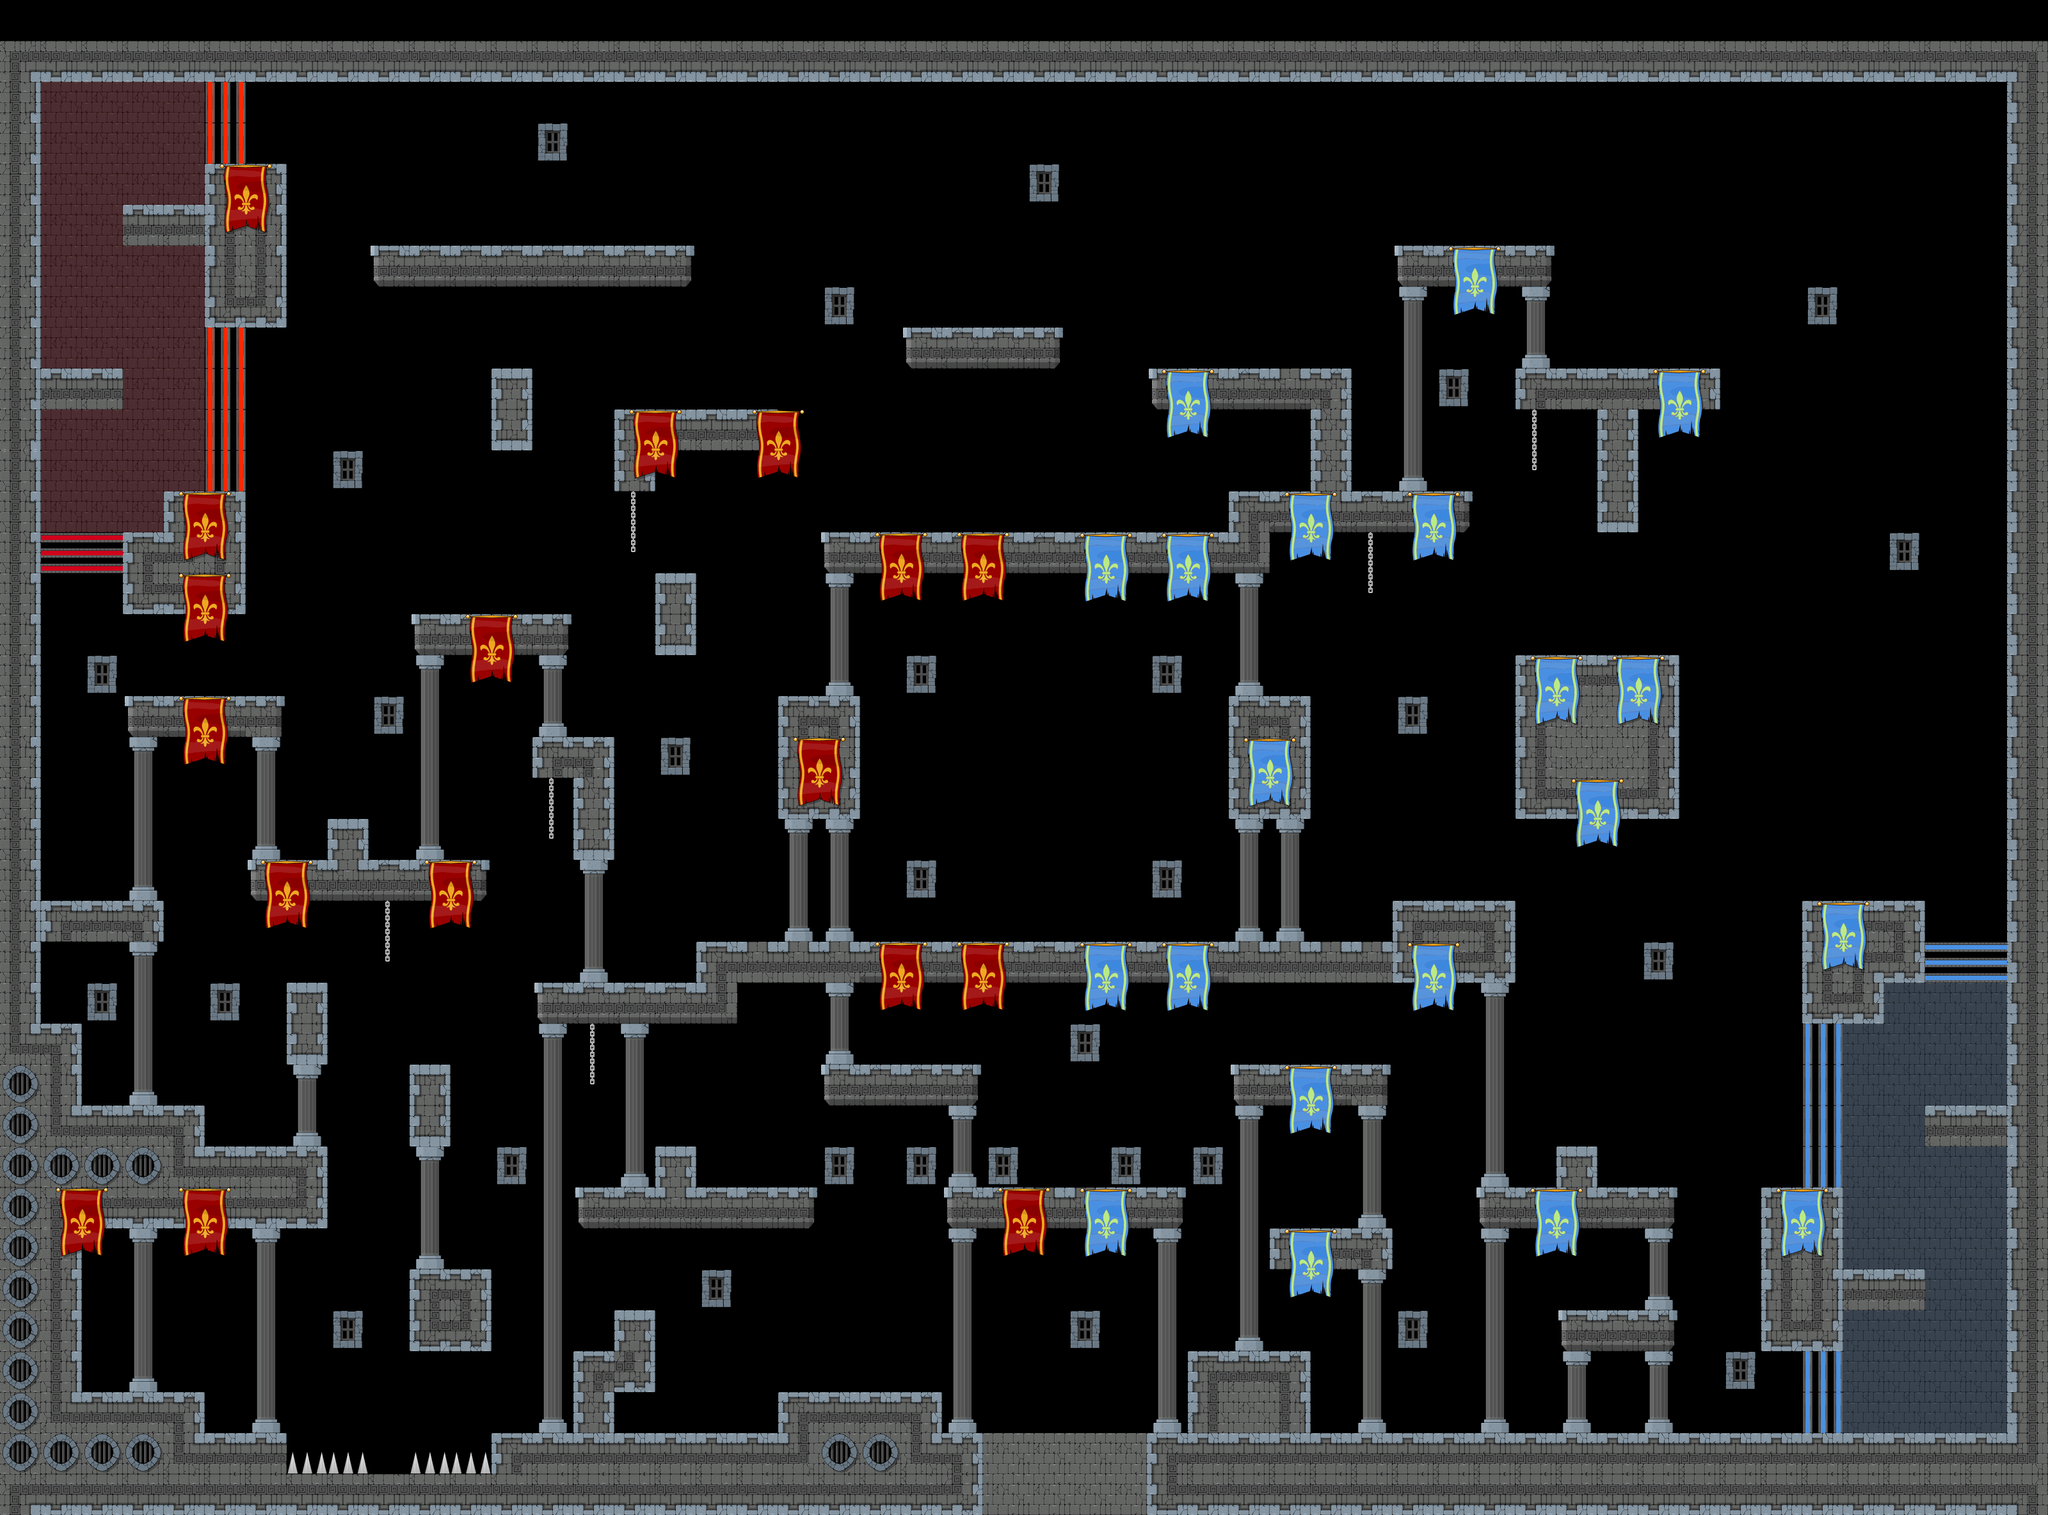

Tiled map render using the project's own tile images. Description and the map definition, with tile-layer contents summarised, below:
An orthogonal 50x37 tile map with 64x64 px tiles, 2 tile layers (barriers, fg), 1 hidden layer not drawn and 30 objects (14x chest, 13x slot, 3x flag).

<map version="1.0" orientation="orthogonal" renderorder="right-down" width="50" height="37" tilewidth="64" tileheight="64" nextobjectid="37">
 <tileset firstgid="1" name="skin1-tileset" tilewidth="64" tileheight="64" tilecount="256" columns="16">
  <image source="../tilesets/skin1-tileset.png" width="1024" height="1024" />
 </tileset>
 <layer name="bg" width="50" height="37" visible="0">
  <data>[1850 cells, 337 non-empty, 3 distinct tile ids]</data>
 </layer>
 <layer name="barriers" width="50" height="37">
  <data>[1850 cells, 485 non-empty, 32 distinct tile ids]</data>
 </layer>
 <layer name="fg" width="50" height="37">
  <data>[1850 cells, 407 non-empty, 18 distinct tile ids]</data>
 </layer>
 <objectgroup color="#ffff00" name="chestSpawn">
  <object id="3" name="chest1" type="chest" x="64" y="1536" width="64" height="64" />
  <object id="5" name="chest2" type="chest" x="512" y="1216" width="64" height="64" />
  <object id="8" name="chest4" type="chest" x="832" y="896" width="64" height="64" />
  <object id="9" name="chest5" type="chest" x="1904" y="1408" width="64" height="64" />
  <object id="27" name="chest5" type="chest" x="1216" y="2112" width="64" height="64" />
  <object id="28" name="chest5" type="chest" x="1408" y="1408" width="64" height="64" />
  <object id="29" name="chest5" type="chest" x="1152" y="576" width="64" height="64" />
  <object id="30" name="chest5" type="chest" x="2240" y="704" width="64" height="64" />
  <object id="31" name="chest5" type="chest" x="1856" y="768" width="64" height="64" />
  <object id="32" name="chest5" type="chest" x="2240" y="1344" width="64" height="64" />
  <object id="33" name="chest5" type="chest" x="2432" y="1984" width="64" height="64" />
  <object id="34" name="chest5" type="chest" x="2496" y="960" width="64" height="64" />
  <object id="35" name="chest5" type="chest" x="2432" y="1728" width="64" height="64" />
  <object id="36" name="chest5" type="chest" x="2368" y="320" width="64" height="64" />
 </objectgroup>
 <objectgroup color="#0000ff" name="flagObjects">
  <object id="10" name="midFlag" type="flag" x="1584" y="1152" width="64" height="64" />
  <object id="12" name="redFlag" type="flag" x="48" y="960" width="64" height="64" />
  <object id="13" name="blueFlag" type="flag" x="3072" y="960" width="64" height="64" />
  <object id="14" name="midSlot" type="slot" x="1616" y="1184" width="32" height="32" />
  <object id="15" name="slot5" type="slot" x="1312" y="2080" width="32" height="32" />
  <object id="16" name="slot6" type="slot" x="1932" y="214" width="32" height="32" />
  <object id="17" name="slot4" type="slot" x="1296" y="208" width="32" height="32" />
  <object id="18" name="slot7" type="slot" x="2080" y="2144" width="32" height="32" />
  <object id="19" name="slot3" type="slot" x="800" y="2080" width="32" height="32" />
  <object id="20" name="slot2" type="slot" x="592" y="208" width="32" height="32" />
  <object id="21" name="slot1" type="slot" x="288" y="2080" width="32" height="32" />
  <object id="22" name="slot8" type="slot" x="2446" y="208" width="32" height="32" />
  <object id="23" name="slot9" type="slot" x="2528" y="2208" width="32" height="32" />
  <object id="24" name="slot10" type="slot" x="2960" y="208" width="32" height="32" />
  <object id="25" name="slotRed" type="slot" x="16" y="992" width="32" height="32" />
  <object id="26" name="slotBlue" type="slot" x="3104" y="992" width="32" height="32" />
 </objectgroup>
</map>
